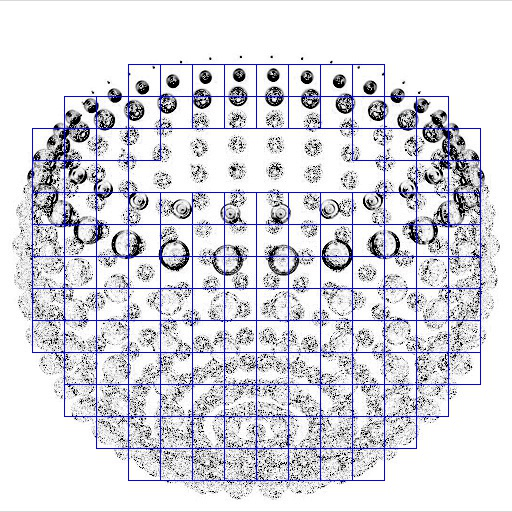
#> input picture python/images/frameblock_roi_complex.jpg, 512 x 512 px, given in place of end.jpg, which was not available
$ python blur_frameblocks.py
#> lines starting #> are read from the running program, lines starting #| are printed output that depends on the picture
import os as os
import glob as glob
import cv2 as cv2
import numpy as np

path_prefix = './images/'
blocks_path = path_prefix + 'blocks/pairs/'
validation_path = './training/validation/'
blurred_path = './training/blurred/'
testing_path = './training/testset/'
blur_count = 1
keep_count = 1

# Delete previously output blurred frameblocks.
if os.path.exists(validation_path):
    filelist = glob.glob(validation_path + '*')
    for file in filelist:
        os.remove(file)
else:
    os.mkdir(validation_path)

if os.path.exists(blurred_path):
    filelist = glob.glob(blurred_path + '*')
    for file in filelist:
        os.remove(file)
else:
    os.mkdir(blurred_path)

if os.path.exists(testing_path):
    filelist = glob.glob(testing_path + '*')
    for file in filelist:
        os.remove(file)
else:
    os.mkdir(testing_path)

# Setup main loop to process all frameblocks.
blocks = os.listdir(blocks_path)
blocks.sort()

# Process each block.
for block_index in range(0, len(blocks)):
    block = blocks[block_index]

    # Store all frames for that block.
    frames = os.listdir(blocks_path + block)
    frames.sort()

    # Process each frame.
    for frame_index in range(0, len(frames)):
        frame = frames[frame_index]
        img_in_str = blocks_path + block + '/' + frame + '/end.jpg'

        # Decide if image will be blurred or kept.
        flip = np.random.uniform(0, 1)
        if flip < 0.75:
            # Store end.jpg image to be blurred.
            img = cv2.cvtColor(cv2.imread(img_in_str), cv2.COLOR_BGR2RGB)

            # Save original end.jpg image for validation.
            img_org_str = validation_path + block + frame + '.jpg'
            cv2.imwrite(img_org_str, img)

            # Blur image.
            img = cv2.GaussianBlur(img, (7, 7), 0)
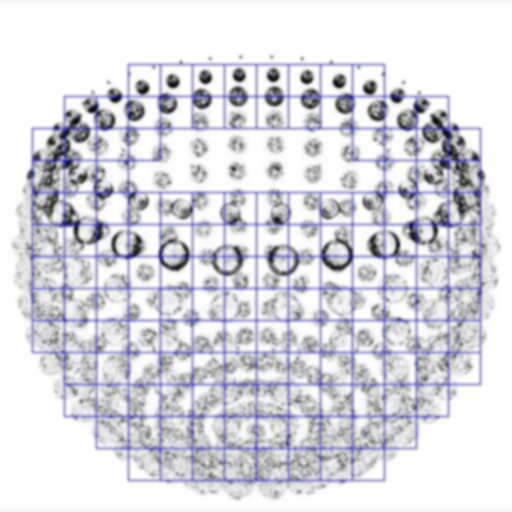
#> img: shape (512, 512, 3); mean R, G, B 216.9, 216.7, 223.5

            # Output blurred image.
            img_out_str = blurred_path + block + frame + '.jpg'
            cv2.imwrite(img_out_str, img)
            print(str(blur_count) + ': 0 Blur ' + img_out_str)
            blur_count += 1

        else:
            # Copy end.jpg image to testset.
            img = cv2.cvtColor(cv2.imread(img_in_str), cv2.COLOR_BGR2RGB)
            img_out_str = testing_path + block + frame + '.jpg'
            cv2.imwrite(img_out_str, img)
            print(str(keep_count) + ': 1 Kept ' + img_out_str)
            keep_count += 1

$ run again, on python/evaluation/Testing Evaluation of CIFAR-90-3 Model.png
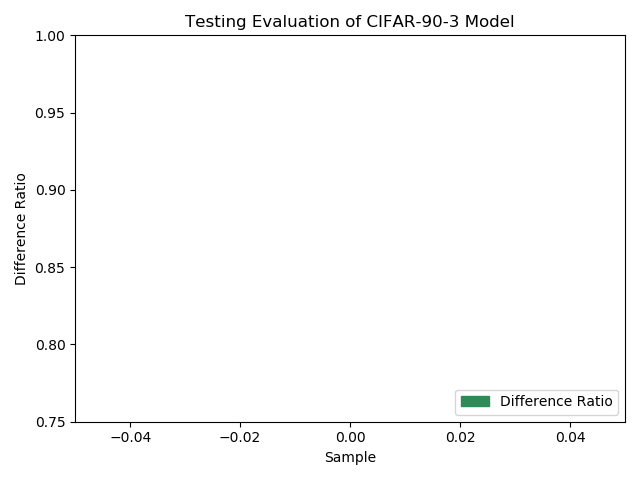
#> input picture python/evaluation/Testing Evaluation of CIFAR-90-3 Model.png, 640 x 480 px, given in place of end.jpg, which was not available
#> `img = cv2.GaussianBlur(img, (7, 7), 0)`:
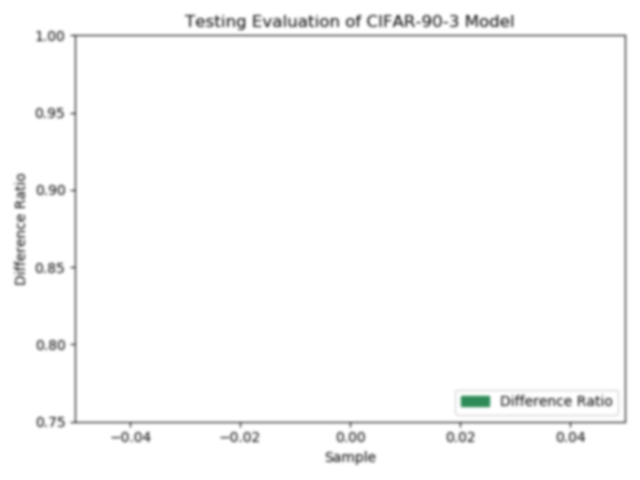
#> img: shape (480, 640, 3); mean R, G, B 250.5, 250.6, 250.6
